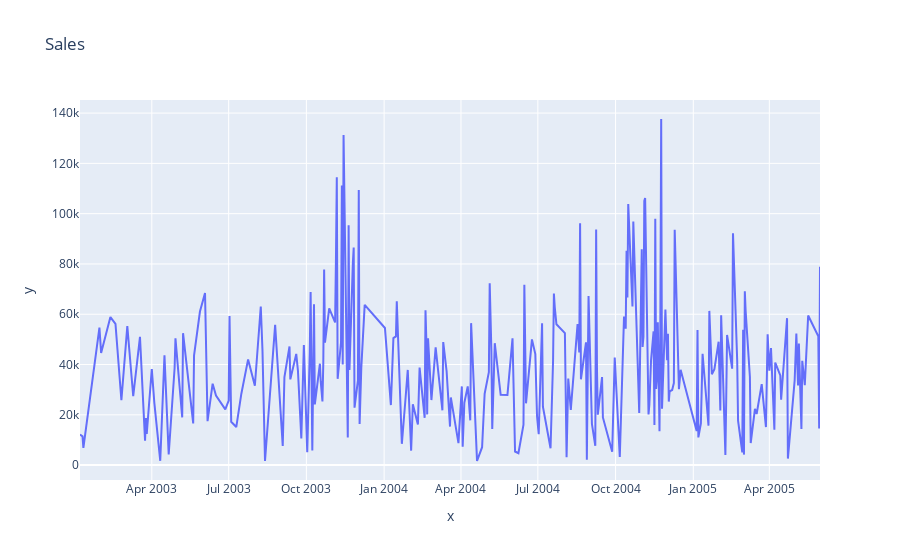

The cell this chart's notebook holds for it:
### Code cell
fig = px.line(x = sales_df_group.index, y = sales_df_group.SALES, title = 'Sales')
fig.show()

### Figure 1 — Plotly figure (JSON) as saved in the notebook; plotly's stock layout.template omitted (floating-point values rounded to 4 significant figures; data arrays with more than 128 entries replaced by an {"elided": "..."} marker saying what was removed)
{"data": [{"hovertemplate": "x=%{x}<br>y=%{y}<extra></extra>", "legendgroup": "", "line": {"color": "#636efa", "dash": "solid"}, "mode": "lines", "name": "", "orientation": "v", "showlegend": false, "type": "scatter", "x": {"elided": "252 str values"}, "xaxis": "x", "y": {"elided": "252 float values"}, "yaxis": "y"}], "layout": {"legend": {"tracegroupgap": 0}, "title": {"text": "Sales"}, "xaxis": {"anchor": "y", "domain": [0, 1], "title": {"text": "x"}}, "yaxis": {"anchor": "x", "domain": [0, 1], "title": {"text": "y"}}}}
